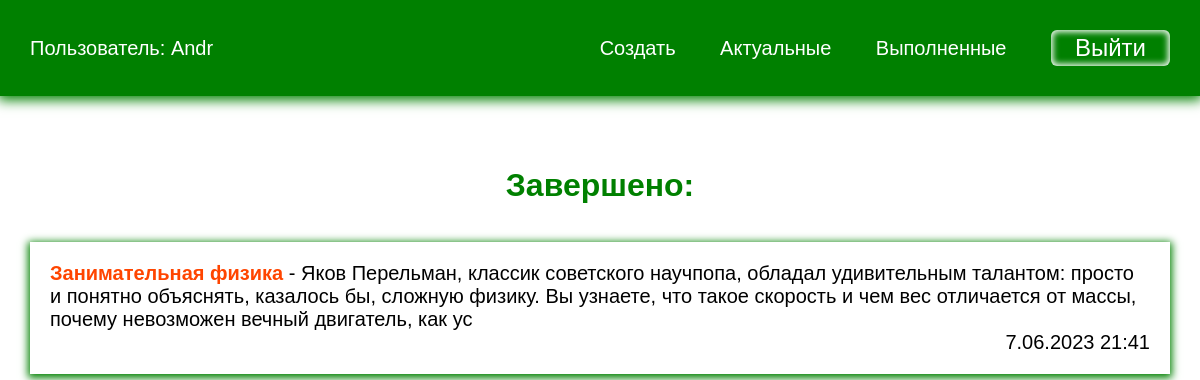
The page /completed (signed in) on the database its author committed.
### todo/models.py (models this page shows, shortened)
class Todo(models.Model):
    title = models.CharField(max_length=100)
    memo = models.TextField(blank=True)
    created = models.DateTimeField(auto_now_add=True)
    date_completed = models.DateTimeField(blank=True, null=True)
    important = models.BooleanField(default=False)
    user = models.ForeignKey(User, on_delete=models.CASCADE)

### todo/views.py (the view)
# urls.py: path('completed', views.completedtodos, name='completedtodos'),
@login_required
def completedtodos(request):
    todos = Todo.objects.filter(user=request.user, date_completed__isnull=False).order_by('-date_completed')
    return render(request, 'todo/completedtodos.html', {'todos': todos})

### todo/templates/todo/completedtodos.html
{% extends 'todo/base.html' %}
{% block content %}
<h1>Завершено:</h1>
<ul>
    {% for todo in todos %}
    <li class="completed">
        {% if todo.important %}
        <b>{{ todo.title }}</b>
        {% else %}
        {{ todo.title }}
        {% endif %}
        {% if todo.memo %}
        - {{ todo.memo }}
        {% endif %}
        <div class="right">{{ todo.date_completed|date:'j.m.Y H:i' }}</div>
    </li>
    {% endfor %}
</ul>
{% endblock %}

### todo/templates/todo/base.html (shortened to what this page needs)
<!DOCTYPE html>
{% load static %}
<html lang="en">
<head>
    <link rel="stylesheet" href="{% static 'css/style.css' %}">
</head>
<body>
{% if user.is_authenticated %}
<div class="menu">
  <div class="wrap">
    <ul>
        <li class="logo">Пользователь: {{ user.username }}</li>
        <li><a href="{% url 'createtodo' %}">Создать</a></li>
        <li><a href="{% url 'currenttodos' %}">Актуальные</a></li>
        <li><a href="{% url 'completedtodos' %}">Выполненные</a></li>
        <li>
            <form action="{% url 'logoutuser' %}" method="post">
                <button class="top">Выйти</button>
            </form>
        </li>
    </ul>
  </div>
</div>
{% endif %}
<div class="content">
  <div class="wrap">
    {% block content %}
    {% endblock %}
  </div>
</div>
</body>
</html>

### todo/static/css/style.css (style rules this page uses)
body { padding: 0; margin: 0; font-family: Arial, Helvetica, sans-serif; }
.wrap { max-width: 1200px; margin: 0 auto; padding: 10px 30px; box-sizing: border-box; }
.menu { background: green; box-shadow: 0 2px 12px 2px green; }
ul { list-style: none; padding: 0; }
.menu a { color: #FFF; }
.menu ul { display: flex; justify-content: space-between; align-items: center; font-size: 20px; }
.menu .logo { color: #FFF; margin-right: 30%; }
a { text-decoration: none; }
.content .wrap { display: flex; flex-direction: column; align-items: center; justify-content: center; margin-top: 40px; }
h1, h2 { color: green; }
button { padding: 10px 40px; border-radius: 6px; box-shadow: inset 0 0 6px 2px #FFF; margin-top: 40px; font-size: 24px; cursor: pointer; }
.top { padding: 4px 24px; margin-top: 0; background: transparent; border: none; color: #FFF; }
.content li { box-shadow: 0 2px 8px 2px green; margin-bottom: 20px; font-size: 20px; }
a b, .completed b { color: orangered; }
.completed { padding: 20px; }
.right { text-align: right; }

### rows shown on the page
Todo: title "Занимательная физика", memo "Яков Перельман, классик советского научпопа, обладал удивительным талантом: просто и понятно объяснять, казалось бы, сложную физику. Вы узнаете, что такое скорость и чем вес отличается от массы, почему невозможен вечный двигатель, как ус", date_completed "7.06.2023 21:41"

### other values the page prints
{{ user.username }} "Andr"
